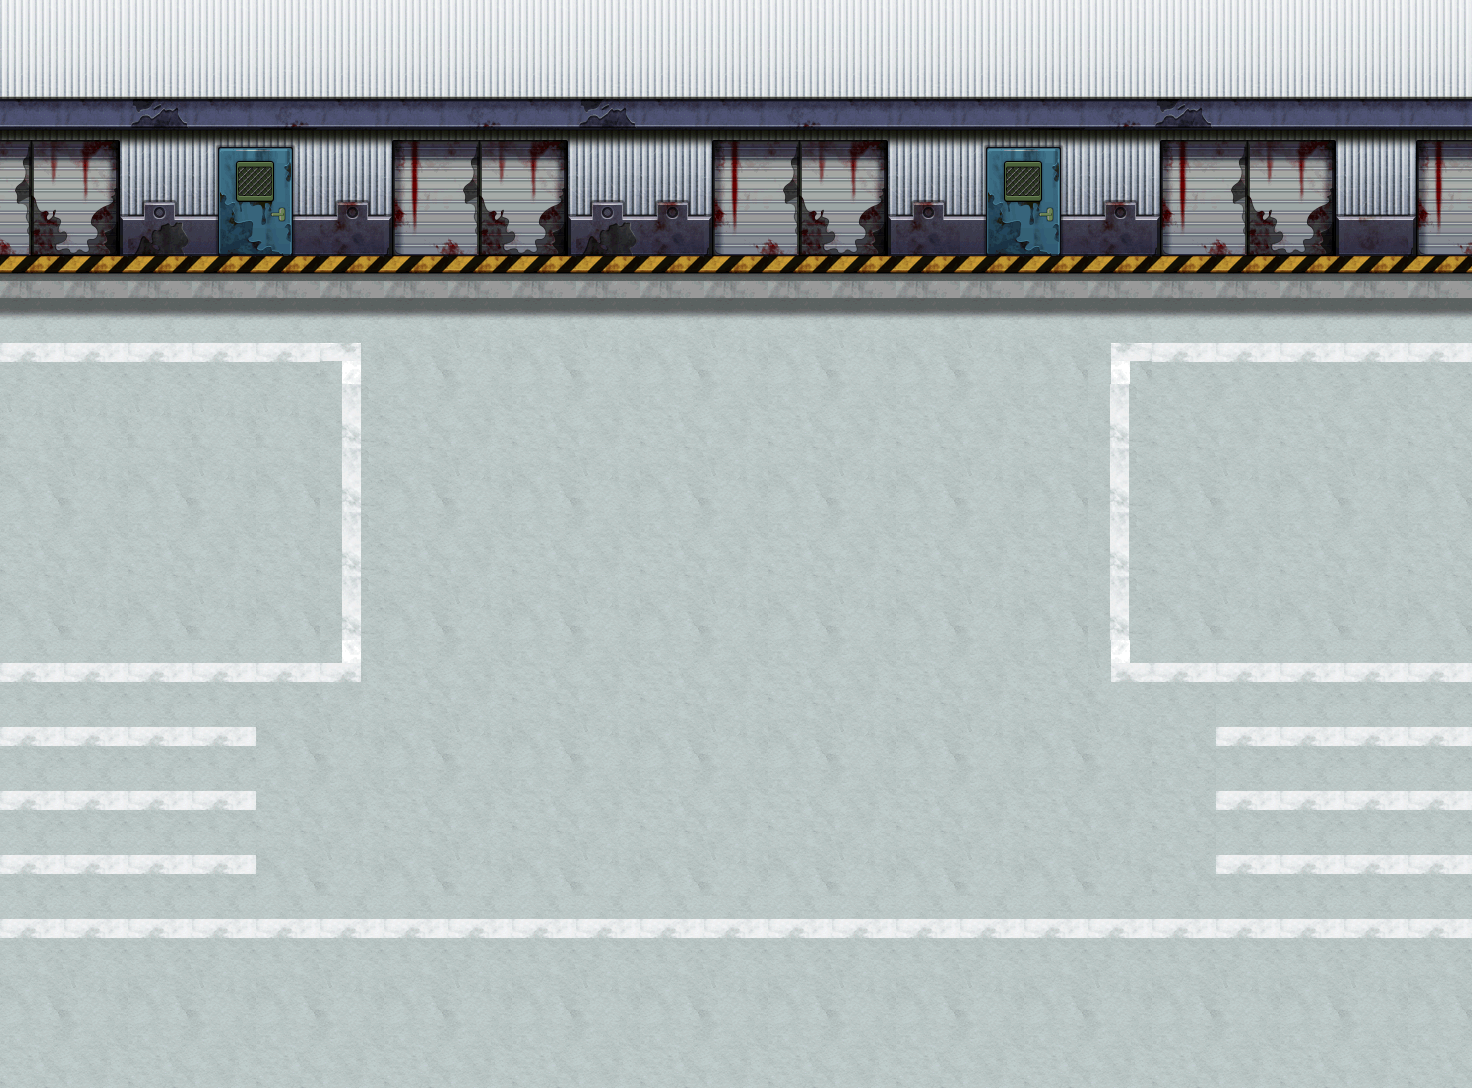

Rendered tile map (Tiled .tmx) drawn with the repository's tilesets; below, a short description and the map source with its tile grids summarised:
An orthogonal 23x17 tile map with 64x64 px tiles, 1 tile layer (background), 47 tilesets and 96 objects (13x collide, 9x collide_bullet).

<map version="1.0" orientation="orthogonal" width="23" height="17" tilewidth="64" tileheight="64">
 <tileset firstgid="1" name="bg02" tilewidth="64" tileheight="64">
  <image source="bg02.png" width="512" height="256" />
 </tileset>
 <tileset firstgid="33" name="jianzhu2_chaungzi01" tilewidth="61" tileheight="69">
  <image source="jianzhu2_chaungzi01.png" width="61" height="69" />
 </tileset>
 <tileset firstgid="34" name="jianzhu2_chaungzi02" tilewidth="61" tileheight="69">
  <image source="jianzhu2_chaungzi02.png" width="61" height="69" />
 </tileset>
 <tileset firstgid="35" name="jianzhu2_keng01" tilewidth="341" tileheight="173">
  <image source="jianzhu2_keng01.png" width="341" height="173" />
 </tileset>
 <tileset firstgid="36" name="jianzhu2_keng02" tilewidth="219" tileheight="126">
  <image source="jianzhu2_keng02.png" width="219" height="126" />
 </tileset>
 <tileset firstgid="37" name="jianzhu2_keng03" tilewidth="190" tileheight="112">
  <image source="jianzhu2_keng03.png" width="190" height="112" />
 </tileset>
 <tileset firstgid="38" name="jianzhu2_shidui" tilewidth="178" tileheight="392">
  <image source="jianzhu2_shidui.png" width="178" height="392" />
 </tileset>
 <tileset firstgid="39" name="jianzhu2_shidui02" tilewidth="91" tileheight="79">
  <image source="jianzhu2_shidui02.png" width="91" height="79" />
 </tileset>
 <tileset firstgid="40" name="jianzhu2_shidui03" tilewidth="122" tileheight="72">
  <image source="jianzhu2_shidui03.png" width="122" height="72" />
 </tileset>
 <tileset firstgid="41" name="jianzhu2_shidui04" tilewidth="197" tileheight="122">
  <image source="jianzhu2_shidui04.png" width="197" height="122" />
 </tileset>
 <tileset firstgid="42" name="jianzhu2_suimutou" tilewidth="173" tileheight="97">
  <image source="jianzhu2_suimutou.png" width="173" height="97" />
 </tileset>
 <tileset firstgid="43" name="jianzhu_xiangzi05" tilewidth="150" tileheight="170">
  <image source="jianzhu_xiangzi05.png" width="150" height="170" />
 </tileset>
 <tileset firstgid="44" name="jianzhu_xiangzi06" tilewidth="90" tileheight="113">
  <image source="jianzhu_xiangzi06.png" width="90" height="113" />
 </tileset>
 <tileset firstgid="45" name="jianzhu_xiangzi02" tilewidth="122" tileheight="126">
  <image source="jianzhu_xiangzi02.png" width="122" height="126" />
 </tileset>
 <tileset firstgid="46" name="jianzhu_xiangzi03" tilewidth="122" tileheight="76">
  <image source="jianzhu_xiangzi03.png" width="122" height="76" />
 </tileset>
 <tileset firstgid="47" name="jianzhu_xiangzi04" tilewidth="183" tileheight="126">
  <image source="jianzhu_xiangzi04.png" width="183" height="126" />
 </tileset>
 <tileset firstgid="48" name="jianzhu_xiangzi01" tilewidth="71" tileheight="80">
  <image source="jianzhu_xiangzi01.png" width="71" height="80" />
 </tileset>
 <tileset firstgid="49" name="jianzhu_xiangzi07" tilewidth="92" tileheight="112">
  <image source="jianzhu_xiangzi07.png" width="92" height="112" />
 </tileset>
 <tileset firstgid="50" name="jianzhu_qiang01" tilewidth="92" tileheight="54">
  <image source="jianzhu_qiang01.png" width="92" height="54" />
 </tileset>
 <tileset firstgid="51" name="jianzhu_xuezi01" tilewidth="242" tileheight="196">
  <image source="jianzhu_xuezi01.png" width="242" height="196" />
 </tileset>
 <tileset firstgid="52" name="jianzhu_xuezi02" tilewidth="219" tileheight="141">
  <image source="jianzhu_xuezi02.png" width="219" height="141" />
 </tileset>
 <tileset firstgid="53" name="jianzhu_xuezi03" tilewidth="192" tileheight="132">
  <image source="jianzhu_xuezi03.png" width="192" height="132" />
 </tileset>
 <tileset firstgid="54" name="jianzhu_xuezi04" tilewidth="421" tileheight="156">
  <image source="jianzhu_xuezi04.png" width="421" height="156" />
 </tileset>
 <tileset firstgid="55" name="jianzhu_xuezi05" tilewidth="180" tileheight="297">
  <image source="jianzhu_xuezi05.png" width="180" height="297" />
 </tileset>
 <tileset firstgid="56" name="jianzhu_tsw" tilewidth="200" tileheight="188">
  <image source="jianzhu_tsw.png" width="200" height="188" />
 </tileset>
 <tileset firstgid="57" name="jianzhu_tsw02" tilewidth="110" tileheight="177">
  <image source="jianzhu_tsw02.png" width="110" height="177" />
 </tileset>
 <tileset firstgid="58" name="jianzhu_tsw03" tilewidth="74" tileheight="184">
  <image source="jianzhu_tsw03.png" width="74" height="184" />
 </tileset>
 <tileset firstgid="59" name="jianzhu_tsw04" tilewidth="148" tileheight="93">
  <image source="jianzhu_tsw04.png" width="148" height="93" />
 </tileset>
 <tileset firstgid="60" name="jianzhu_shuidao01" tilewidth="119" tileheight="39">
  <image source="jianzhu_shuidao01.png" width="119" height="39" />
 </tileset>
 <tileset firstgid="61" name="jianzhu_ken" tilewidth="530" tileheight="534">
  <image source="jianzhu_ken.png" width="530" height="534" />
 </tileset>
 <tileset firstgid="62" name="luzhang01" tilewidth="216" tileheight="105">
  <image source="luzhang01.png" width="216" height="105" />
 </tileset>
 <tileset firstgid="63" name="luzhang02" tilewidth="212" tileheight="107">
  <image source="luzhang02.png" width="212" height="107" />
 </tileset>
 <tileset firstgid="64" name="luzhang03" tilewidth="129" tileheight="238">
  <image source="luzhang03.png" width="129" height="238" />
 </tileset>
 <tileset firstgid="65" name="luzhang04" tilewidth="110" tileheight="229">
  <image source="luzhang04.png" width="110" height="229" />
 </tileset>
 <tileset firstgid="66" name="shabao" tilewidth="113" tileheight="68">
  <image source="shabao.png" width="113" height="68" />
 </tileset>
 <tileset firstgid="67" name="jianzhu_youtong" tilewidth="72" tileheight="123">
  <image source="jianzhu_youtong.png" width="72" height="123" />
 </tileset>
 <tileset firstgid="68" name="jianzhu_huahen" tilewidth="99" tileheight="102">
  <image source="jianzhu_huahen.png" width="99" height="102" />
 </tileset>
 <tileset firstgid="69" name="jsts" tilewidth="200" tileheight="188">
  <image source="jsts.png" width="200" height="188" />
 </tileset>
 <tileset firstgid="70" name="jianzhu2_xiangzi0" tilewidth="192" tileheight="168">
  <image source="jianzhu2_xiangzi0.png" width="192" height="168" />
 </tileset>
 <tileset firstgid="71" name="yunbingche1" tilewidth="345" tileheight="247">
  <image source="yunbingche1.png" width="345" height="247" />
 </tileset>
 <tileset firstgid="72" name="yunbingche2" tilewidth="345" tileheight="245">
  <image source="yunbingche2.png" width="345" height="245" />
 </tileset>
 <tileset firstgid="73" name="jianzhu_kzt" tilewidth="377" tileheight="159">
  <image source="jianzhu_kzt.png" width="377" height="159" />
 </tileset>
 <tileset firstgid="74" name="05jianzhu_x_s01" tilewidth="57" tileheight="54">
  <image source="05jianzhu_x_s01.png" width="57" height="54" />
 </tileset>
 <tileset firstgid="75" name="05jianzhu_x_s02" tilewidth="81" tileheight="47">
  <image source="05jianzhu_x_s02.png" width="81" height="47" />
 </tileset>
 <tileset firstgid="76" name="jianzhu2_kengs02" tilewidth="53" tileheight="36">
  <image source="jianzhu2_kengs02.png" width="53" height="36" />
 </tileset>
 <tileset firstgid="77" name="jianzhu2_kengs01" tilewidth="37" tileheight="32">
  <image source="jianzhu2_kengs01.png" width="37" height="32" />
 </tileset>
 <tileset firstgid="78" name="jianzhu2_men02" tilewidth="87" tileheight="114">
  <image source="jianzhu2_men02.png" width="87" height="114" />
 </tileset>
 <layer name="background" width="23" height="17">
  <data>[391 cells, 391 non-empty, 29 distinct tile ids]</data>
 </layer>
 <objectgroup name="xiashuidao" width="23" height="17">
  <properties>
   <property name="filename" value="jianzhu_shuidao01.png" />
   <property name="groundlayer" value="1" />
  </properties>
  <object gid="60" x="425" y="317" />
  <object gid="60" x="1063" y="319" />
 </objectgroup>
 <objectgroup name="windows1" width="23" height="17">
  <properties>
   <property name="filename" value="jianzhu2_chaungzi01.png" />
   <property name="groundlayer" value="1" />
  </properties>
  <object gid="33" x="35" y="94" />
  <object gid="33" x="227" y="93" />
  <object gid="33" x="610" y="93" />
  <object gid="33" x="1186" y="93" />
  <object gid="33" x="1376" y="93" />
 </objectgroup>
 <objectgroup name="windows2" width="23" height="17">
  <properties>
   <property name="filename" value="jianzhu2_chaungzi02.png" />
   <property name="groundlayer" value="1" />
  </properties>
  <object gid="34" x="418" y="93" />
  <object gid="34" x="802" y="93" />
  <object gid="34" x="994" y="95" />
 </objectgroup>
 <objectgroup name="door" width="23" height="17">
  <properties>
   <property name="filename" value="jianzhu2_men02.png" />
   <property name="groundlayer" value="1" />
  </properties>
  <object gid="78" x="1722" y="234">
   <properties>
    <property name="groundZ" value="1" />
   </properties>
  </object>
 </objectgroup>
 <objectgroup name="d1" width="23" height="17">
  <properties>
   <property name="filename" value="jianzhu2_keng01.png" />
   <property name="groundlayer" value="1" />
  </properties>
  <object gid="35" x="480" y="604">
   <properties>
    <property name="groundZ" value="1" />
   </properties>
  </object>
 </objectgroup>
 <objectgroup name="d2" width="23" height="17">
  <properties>
   <property name="filename" value="jianzhu2_keng02.png" />
   <property name="groundlayer" value="1" />
  </properties>
  <object gid="36" x="951" y="873" />
 </objectgroup>
 <objectgroup name="d3" width="23" height="17">
  <properties>
   <property name="filename" value="jianzhu2_keng03.png" />
   <property name="groundlayer" value="1" />
  </properties>
  <object gid="37" x="411" y="896">
   <properties>
    <property name="groundZ" value="1" />
   </properties>
  </object>
 </objectgroup>
 <objectgroup name="dakeng" width="23" height="17">
  <properties>
   <property name="filename" value="jianzhu_ken.png" />
   <property name="groundlayer" value="1" />
  </properties>
  <object gid="61" x="-327" y="858" />
 </objectgroup>
 <objectgroup name="muboxb" width="23" height="17">
  <properties>
   <property name="filename" value="jianzhu_xiangzi04.png" />
   <property name="groundlayer" value="1" />
  </properties>
  <object gid="47" x="1421" y="317">
   <properties>
    <property name="groundZ" value="1" />
   </properties>
  </object>
 </objectgroup>
 <objectgroup name="greenbox2" width="23" height="17">
  <properties>
   <property name="filename" value="jianzhu2_xiangzi0.png" />
   <property name="groundlayer" value="1" />
  </properties>
  <object gid="70" x="177" y="386">
   <properties>
    <property name="groundZ" value="1" />
   </properties>
  </object>
 </objectgroup>
 <objectgroup name="che1" width="23" height="17">
  <properties>
   <property name="buildlayer" value="1" />
   <property name="filename" value="yunbingche1.png" />
  </properties>
  <object gid="71" x="579" y="717">
   <properties>
    <property name="groundZ" value="2" />
   </properties>
  </object>
 </objectgroup>
 <objectgroup name="che3" width="23" height="17">
  <properties>
   <property name="buildlayer" value="1" />
   <property name="filename" value="yunbingche2.png" />
  </properties>
  <object gid="72" x="-127" y="1060">
   <properties>
    <property name="groundZ" value="1" />
   </properties>
  </object>
  <object gid="72" x="1209" y="1088">
   <properties>
    <property name="groundZ" value="1" />
   </properties>
  </object>
 </objectgroup>
 <objectgroup name="bianyuan" width="23" height="17">
  <properties>
   <property name="filename" value="jianzhu2_shidui.png" />
   <property name="groundlayer" value="1" />
  </properties>
  <object gid="38" x="-400" y="1202" />
 </objectgroup>
 <objectgroup name="stone1" width="23" height="17">
  <properties>
   <property name="filename" value="jianzhu2_shidui02.png" />
   <property name="groundlayer" value="1" />
  </properties>
  <object gid="39" x="-166" y="1224" />
 </objectgroup>
 <objectgroup name="stone2" width="23" height="17">
  <properties>
   <property name="filename" value="jianzhu2_shidui03.png" />
   <property name="groundlayer" value="1" />
  </properties>
  <object gid="40" x="847" y="301">
   <properties>
    <property name="groundZ" value="5" />
   </properties>
  </object>
 </objectgroup>
 <objectgroup name="stone3" width="23" height="17">
  <properties>
   <property name="filename" value="jianzhu2_shidui04.png" />
   <property name="groundlayer" value="1" />
  </properties>
  <object gid="41" x="705" y="266" />
 </objectgroup>
 <objectgroup name="stone4" width="23" height="17">
  <properties>
   <property name="filename" value="jianzhu2_suimutou.png" />
   <property name="groundlayer" value="1" />
  </properties>
  <object gid="42" x="-42" y="1358">
   <properties>
    <property name="groundZ" value="3" />
   </properties>
  </object>
 </objectgroup>
 <objectgroup name="blackboxb" width="23" height="17">
  <properties>
   <property name="filename" value="jianzhu_xiangzi05.png" />
   <property name="groundlayer" value="1" />
  </properties>
  <object gid="43" x="1270" y="348">
   <properties>
    <property name="groundZ" value="3" />
   </properties>
  </object>
 </objectgroup>
 <objectgroup name="oil" width="23" height="17">
  <properties>
   <property name="filename" value="jianzhu_youtong.png" />
   <property name="groundlayer" value="1" />
  </properties>
  <!-- 1 objects omitted --></objectgroup>
 <objectgroup name="muboxs" width="23" height="17">
  <properties>
   <property name="filename" value="jianzhu_xiangzi01.png" />
   <property name="groundlayer" value="1" />
  </properties>
  <!-- 1 objects omitted --></objectgroup>
 <objectgroup name="shabao" width="23" height="17">
  <properties>
   <property name="buildlayer" value="1" />
   <property name="filename" value="shabao.png" />
  </properties>
  <!-- 1 objects omitted --></objectgroup>
 <objectgroup name="greenboxs" width="23" height="17">
  <properties>
   <property name="filename" value="jianzhu_xiangzi03.png" />
   <property name="groundlayer" value="1" />
  </properties>
  <!-- 2 objects omitted --></objectgroup>
 <objectgroup name="greenboxb" width="23" height="17">
  <properties>
   <property name="filename" value="jianzhu_xiangzi02.png" />
   <property name="groundlayer" value="1" />
  </properties>
  <!-- 1 objects omitted --></objectgroup>
 <objectgroup name="blackboxs" width="23" height="17">
  <properties>
   <property name="filename" value="jianzhu_xiangzi06.png" />
   <property name="groundlayer" value="1" />
  </properties>
  <!-- 1 objects omitted --></objectgroup>
 <objectgroup name="che2" width="23" height="17">
  <properties>
   <property name="filename" value="yunbingche2.png" />
   <property name="groundlayer" value="1" />
  </properties>
  <!-- 3 objects omitted --></objectgroup>
 <objectgroup name="qiangxie1" width="23" height="17">
  <properties>
   <property name="filename" value="jianzhu_xiangzi07.png" />
   <property name="groundlayer" value="1" />
  </properties>
  <!-- 2 objects omitted --></objectgroup>
 <objectgroup name="qiangxie2" width="23" height="17">
  <properties>
   <property name="filename" value="jianzhu_qiang01.png" />
   <property name="groundlayer" value="1" />
  </properties>
  <!-- 1 objects omitted --></objectgroup>
 <objectgroup name="blood1" width="23" height="17">
  <properties>
   <property name="filename" value="jianzhu_xuezi01.png" />
   <property name="groundlayer" value="1" />
  </properties>
  <!-- 1 objects omitted --></objectgroup>
 <objectgroup name="blood2" width="23" height="17">
  <properties>
   <property name="filename" value="jianzhu_xuezi02.png" />
   <property name="groundlayer" value="1" />
  </properties>
  <!-- 1 objects omitted --></objectgroup>
 <objectgroup name="blood3" width="23" height="17">
  <properties>
   <property name="filename" value="jianzhu_xuezi03.png" />
   <property name="groundlayer" value="1" />
  </properties>
  <!-- 3 objects omitted --></objectgroup>
 <objectgroup name="blood4" width="23" height="17">
  <properties>
   <property name="filename" value="jianzhu_xuezi04.png" />
   <property name="groundlayer" value="1" />
  </properties>
  <!-- 2 objects omitted --></objectgroup>
 <objectgroup name="blood5" width="23" height="17">
  <properties>
   <property name="filename" value="jianzhu_xuezi05.png" />
   <property name="groundlayer" value="1" />
  </properties>
  <!-- 1 objects omitted --></objectgroup>
 <objectgroup name="tiesiwang" width="23" height="17">
  <properties>
   <property name="buildlayer" value="1" />
   <property name="filename" value="jsts.png" />
  </properties>
  <!-- 6 objects omitted --></objectgroup>
 <objectgroup name="tiesiwangdoor" width="23" height="17">
  <properties>
   <property name="buildlayer" value="1" />
   <property name="filename" value="jianzhu_tsw02.png" />
  </properties>
  <!-- 2 objects omitted --></objectgroup>
 <objectgroup name="tiesiwangdoorsui1" width="23" height="17">
  <properties>
   <property name="buildlayer" value="1" />
   <property name="filename" value="jianzhu_tsw03.png" />
  </properties>
  <!-- 1 objects omitted --></objectgroup>
 <objectgroup name="tiesiwangdoorsui2" width="23" height="17">
  <properties>
   <property name="filename" value="jianzhu_tsw04.png" />
   <property name="groundlayer" value="1" />
  </properties>
  <!-- 1 objects omitted --></objectgroup>
 <objectgroup name="zhua" width="23" height="17">
  <properties>
   <property name="filename" value="jianzhu_huahen.png" />
   <property name="groundlayer" value="1" />
  </properties>
  <!-- 3 objects omitted --></objectgroup>
 <objectgroup name="zudang1" width="23" height="17">
  <properties>
   <property name="filename" value="luzhang01.png" />
   <property name="groundlayer" value="1" />
  </properties>
  <!-- 1 objects omitted --></objectgroup>
 <objectgroup name="zudang2" width="23" height="17">
  <properties>
   <property name="filename" value="luzhang01.png" />
   <property name="groundlayer" value="1" />
  </properties>
  <!-- 1 objects omitted --></objectgroup>
 <objectgroup name="zudang3" width="23" height="17">
  <properties>
   <property name="filename" value="luzhang03.png" />
   <property name="groundlayer" value="1" />
  </properties>
  <!-- 1 objects omitted --></objectgroup>
 <objectgroup name="zudang4" width="23" height="17">
  <properties>
   <property name="filename" value="luzhang04.png" />
   <property name="groundlayer" value="1" />
  </properties>
  <!-- 1 objects omitted --></objectgroup>
 <objectgroup name="zhihuitai" width="23" height="17">
  <properties>
   <property name="filename" value="jianzhu_kzt.png" />
   <property name="groundlayer" value="1" />
  </properties>
  <!-- 1 objects omitted --></objectgroup>
 <objectgroup name="blood6" width="23" height="17">
  <properties>
   <property name="filename" value="05jianzhu_x_s01.png" />
   <property name="groundlayer" value="1" />
  </properties>
  <!-- 1 objects omitted --></objectgroup>
 <objectgroup name="blood7" width="23" height="17">
  <properties>
   <property name="filename" value="05jianzhu_x_s02.png" />
   <property name="groundlayer" value="1" />
  </properties>
  <!-- 1 objects omitted --></objectgroup>
 <objectgroup name="keng1" width="23" height="17">
  <properties>
   <property name="filename" value="jianzhu2_kengs02.png" />
   <property name="groundlayer" value="1" />
  </properties>
  <!-- 3 objects omitted --></objectgroup>
 <objectgroup name="keng2" width="23" height="17">
  <properties>
   <property name="filename" value="jianzhu2_kengs01.png" />
   <property name="groundlayer" value="1" />
  </properties>
  <!-- 4 objects omitted --></objectgroup>
 <objectgroup name="collide_people" width="23" height="17">
  <!-- 13 objects omitted --></objectgroup>
 <objectgroup name="collide_bullet" width="23" height="17" visible="0">
  <!-- 9 objects omitted --></objectgroup>
</map>
<!-- 70 of 96 objects omitted -->
